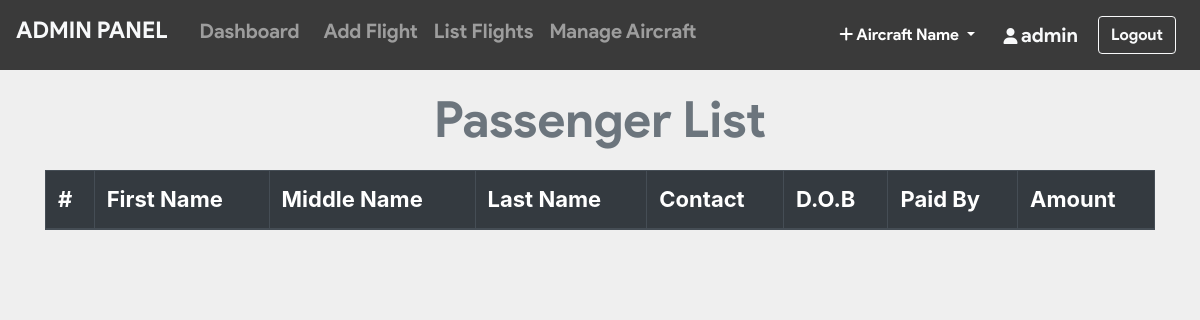
The page /admin/pass_list.php?flight_id=25 (signed in) on the database as committed earlier.
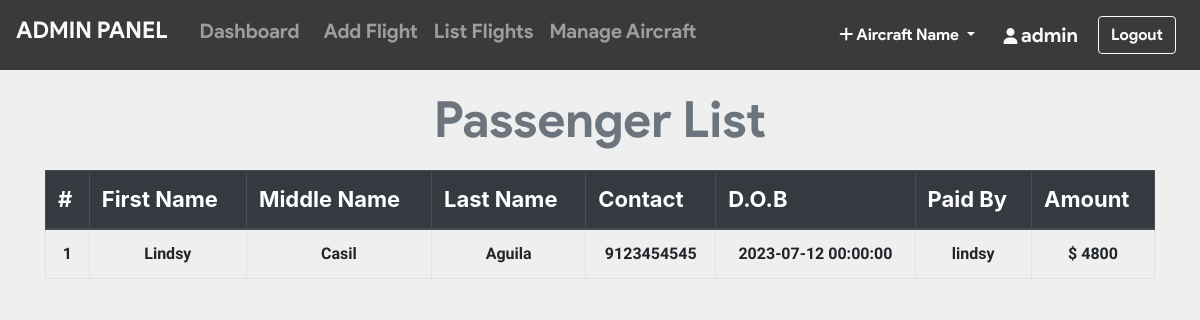
The same page on the database as committed later.
### tables this page shows
CREATE TABLE `ticket` (
  `ticket_id` int(11) NOT NULL,
  `passenger_id` int(11) NOT NULL,
  `flight_id` int(11) NOT NULL,
  `user_id` int(11) NOT NULL,
  `seat_no` varchar(10) NOT NULL,
  `cost` int(11) NOT NULL,
  `class` varchar(3) NOT NULL
);

CREATE TABLE `passenger_profile` (
  `passenger_id` int(11) NOT NULL,
  `user_id` int(11) NOT NULL,
  `flight_id` int(11) NOT NULL,
  `mobile` varchar(110) NOT NULL,
  `dob` datetime NOT NULL,
  `f_name` varchar(20) DEFAULT NULL,
  `m_name` varchar(20) DEFAULT NULL,
  `l_name` varchar(20) DEFAULT NULL
);

CREATE TABLE `users` (
  `user_id` int(11) NOT NULL,
  `username` varchar(20) NOT NULL,
  `email` varchar(50) NOT NULL,
  `password` varchar(100) NOT NULL
);

CREATE TABLE `payment` (
  `card_no` varchar(16) NOT NULL,
  `user_id` int(11) NOT NULL,
  `flight_id` int(11) NOT NULL,
  `expire_date` varchar(5) DEFAULT NULL,
  `amount` int(11) NOT NULL
);

### admin/pass_list.php (the view, shortened to what this page needs)
<?php include_once 'header.php'; ?>
<?php include_once 'footer.php';
require '../helpers/init_conn_db.php';?>
    <main>
        <?php if(isset($_SESSION['adminId'])) { ?>
          <div class="container-md mt-2">
            <h1 class="display-4 text-center text-secondary"
              >Passenger List</h1>
            <table class="table table-bordered">
              <thead class="thead-dark">
                <tr>
                  <th>#</th>
                  <th scope="col">First Name</th>
                  <th scope="col">Middle Name</th>
                  <th scope="col">Last Name</th>
                  <th scope="col">Contact</th>
                  <th scope="col">D.O.B</th>
                  <th scope="col">Paid By</th>
                  <th scope="col">Amount</th>
                </tr>
              </thead>
              <tbody>
                <?php
                $cnt=1;
                $flight_id = $_GET['flight_id'];
                $sql_t = 'SELECT * FROM Ticket WHERE flight_id=?';
                $stmt_t = mysqli_stmt_init($conn);
                if(!mysqli_stmt_prepare($stmt_t,$sql_t)) {
                    header('Location: ticket.php?error=sqlerror');
                    exit();
                } else {
                    mysqli_stmt_bind_param($stmt_t,'i',$flight_id);
                    mysqli_stmt_execute($stmt_t);
                    $result_t = mysqli_stmt_get_result($stmt_t);
                    while($row_t = mysqli_fetch_assoc($result_t)) {
                      $sql = 'SELECT * FROM Passenger_profile WHERE passenger_id=?';
                      $stmt = mysqli_stmt_init($conn);
                      mysqli_stmt_prepare($stmt,$sql);
                      mysqli_stmt_bind_param($stmt,'i',$row_t['passenger_id']);
                      mysqli_stmt_execute($stmt);
                      $result = mysqli_stmt_get_result($stmt);
                      if ($row = mysqli_fetch_assoc($result)) {
                          $sql_p = 'SELECT * FROM PAYMENT WHERE flight_id=? AND user_id=?';
                          $stmt_p = mysqli_stmt_init($conn);
                          mysqli_stmt_prepare($stmt_p,$sql_p);
                          mysqli_stmt_bind_param($stmt_p,'ii',$flight_id,$row['user_id']);
                          mysqli_stmt_execute($stmt_p);
                          $result_p = mysqli_stmt_get_result($stmt_p);
                          if ($row_p = mysqli_fetch_assoc($result_p)) {
                            $sql_u = 'SELECT * FROM Users WHERE user_id=?';
                            $stmt_u = mysqli_stmt_init($conn);
                            mysqli_stmt_prepare($stmt_u,$sql_u);
                            mysqli_stmt_bind_param($stmt_u,'i',$row['user_id']);
                            mysqli_stmt_execute($stmt_u);
                            $result_u = mysqli_stmt_get_result($stmt_u);
                            if ($row_u = mysqli_fetch_assoc($result_u)) {
                              echo "
                              <tr class='text-center'>
                                <td>".$cnt."</td>
                                <td>".$row['f_name']."</td>
                                <td>".$row['m_name']."</td>
                                <td>".$row['l_name']."</td>
                                <td>".$row['mobile']."</td>
                                <td>".$row['dob']."</td>
                                <td scope='row'>".$row_u['username']."</td>
                                <td>$ ".$row_p['amount']."</td>
                              </tr>
                              ";
                            }
                          }
                      }
                      $cnt++; }
                      }
                ?>
              </tbody>
            </table>
          </div>
        <?php } ?>
    </main>

### admin/header.php (shortened to what this page needs)
<!doctype html>
<html lang="en">
    <head>
        <link rel="stylesheet" href="https://stackpath.bootstrapcdn.com/font-awesome/4.7.0/css/font-awesome.min.css">
        <link rel="stylesheet" href="https://stackpath.bootstrapcdn.com/bootstrap/4.5.2/css/bootstrap.min.css">
    </head>
    <body>
        <nav class="navbar navbar-custom navbar-expand-lg navbar-dark">
          <a class="navbar-brand text-light" href="index.php"><h4>ADMIN PANEL</h4></a>
        <div class="collapse navbar-collapse" id="navbarSupportedContent">
          <?php
              if(isset($_SESSION['adminId'])) { ?>
                <ul class="navbar-nav mr-auto">
                <li class="nav-item">
                    <a class="nav-link" href="index.php">
                      <h5 class="ml-2"> Dashboard</h5>
                    </a>
                  </li>
                  <li class="nav-item">
                    <a class="nav-link" href="flight.php">
                      <h5 class="ml-2"> Add Flight</h5>
                    </a>
                  </li>
                  <li class="nav-item">
                    <a class="nav-link" href="all_flights.php">
                      <h5>List Flights</h5>
                    </a>
                  </li>
                  <li class="nav-item">
                    <a class="nav-link" href="list_airlines.php">
                      <h5>Manage Aircraft</h5>
                    </a>
                  </li>
                </ul>
                <ul class="nav navbar-nav navbar-right">
                  <li class="nav-item">
                    <div class="dropdown mt-2">
                      <button class="btn bg-transparent dropdown-toggle text-white" type="button"
                        id="dropdownMenuButton" data-toggle="dropdown"
                          aria-haspopup="true" aria-expanded="false">
                        <i class="fa fa-plus text-white"></i> Aircraft Name </td>
                      </button>
                    </div>
                  </li>
                  <li class="nav-item  p-1 border-light ">
                      <a class="nav-link" href="">
                          <i class="ml-1 fa fa-user text-light"></i>
                          <span class="nav_link text-light"
                            style="font-size: 20px;">
                          <?php echo  $_SESSION['adminUname']; ?>
                          </span>
                      </a>
                  </li>
                </ul>
                <form action="../includes/logout.inc.php" method="POST">
                <button class="btn btn-outline-light m-2" type="submit">
                    Logout </button>
                </form>
            </div>
            <?php } ?>
        </nav>

### admin/footer.php (shortened to what this page needs)
  </body>
</html>

### admin/header.php (style rules this page uses)
.navbar-custom { background-color: #3a3a3a; font-family: 'product sans', cursive; }
h4 { font-size: 23px !important; }

### admin/pass_list.php (style rules this page uses)
h1 { margin-top: 20px; margin-bottom: 20px; font-family: 'product sans'; font-size: 50px !important; font-weight: lighter; }
body { background-color: #efefef; }
th { font-size: 22px; }
td { margin-top: 10px !important; font-size: 16px; font-weight: bold; font-family: 'Assistant', sans-serif !important; }

Rows that differ between the two databases and show on the page:
added ticket: passenger.f_name "Lindsy", passenger.m_name "Casil", passenger.l_name "Aguila", passenger.mobile "9123454545", passenger.dob "2023-07-12 00:00:00", user.username "lindsy", payment.amount "4800"
